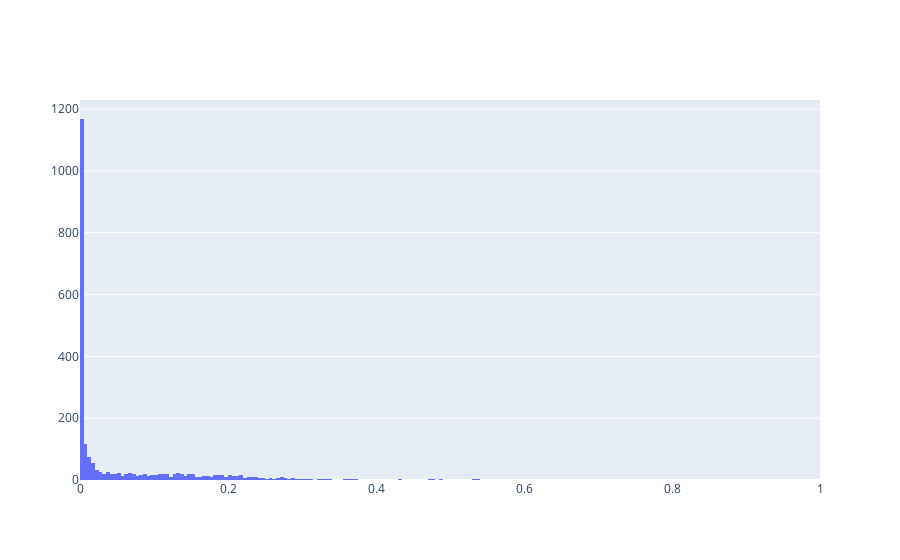

Write notebook code for a chart like this one.
### Code cell
# visualise the distribution of the demographic score (scaled to the range [0, 1])
fig = go.Figure()
if use_real_dataset:
    fig.add_trace(go.Histogram(x=X, xbins=dict(start=0, end=1, size=0.005), name="With linear modifier function"))
    fig.update_xaxes(range=[0, 1])
    #fig.update_yaxes(range=[0, 1000])
else:
    fig.add_trace(
        go.Scatter(
            x=T(z),
            y=X * 0,
            mode="markers",
            marker=dict(size=10),
            name=f"Transformed without modifer function",
        )
    )
    fig.update_xaxes(range=[0, 1])
fig.show()

### Figure 1 — Plotly figure (JSON) as saved in the notebook; plotly's stock layout.template omitted (floating-point values rounded to 4 significant figures; data arrays with more than 128 entries replaced by an {"elided": "..."} marker saying what was removed)
{"data": [{"name": "With linear modifier function", "type": "histogram", "x": {"elided": "2269 float values"}, "xbins": {"end": 1, "size": 0.005, "start": 0}}], "layout": {"xaxis": {"range": [0, 1]}}}
